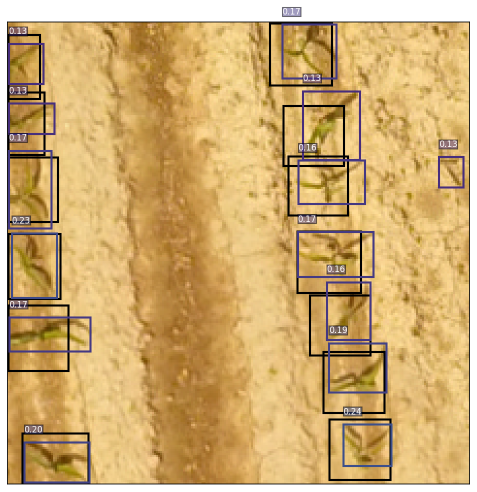
#> input picture PlantPhenomics_template/Plots/OWLv2_Best/seedling_SAGIT22_C_4175_2022_05_27-68-45.tif_owlv2-base-patch16-ensemble.png, 953 x 983 px, found by its file name (shown at 1/2 size)
$ python plot_results_OWLv2.py
#> lines starting #> are read from the running program, lines starting #| are printed output that depends on the picture; pictures that were not available may be replaced by others from this repository, and a replacement may not be noted
import matplotlib.pyplot as plt
import matplotlib.cm as cm
import matplotlib.colors as mcolors
from PIL import Image

# Assuming you have already created your subplots and plotted your data
fig, axs = plt.subplots(1, 3, figsize=(15, 5))

png_path = '/mnt/e/PhD/Paper2/plots/OWLv2/best/seedling_SAGIT22_C_4175_2022_05_27-68-45.tif_owlv2-base-patch16-ensemble.png'
image1 = Image.open(png_path)
#> image1 is the input picture: PIL image 953x983 RGBA; mean R, G, B, A 207.6, 172.5, 113, 255
png_path = '/mnt/e/PhD/Paper2/plots/OWLv2/best/seedling_SAGIT22_C_4178_2022_04_29-63-31.tif_owlv2-base-patch16.png'
image2 = Image.open(png_path)
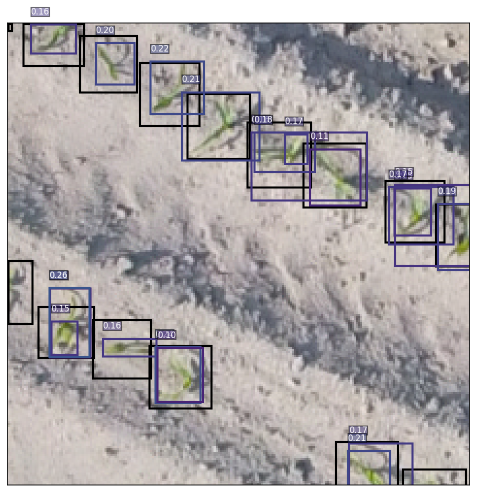
#> input picture PlantPhenomics_template/Plots/OWLv2_Best/seedling_SAGIT22_C_4178_2022_04_29-63-31.tif_owlv2-base-patch16.png, 953 x 985 px, found by its file name (shown at 1/2 size)
#> image2 is the input picture: PIL image 953x985 RGBA; mean R, G, B, A 171.2, 166.1, 166.8, 255
png_path = '/mnt/e/PhD/Paper2/plots/OWLv2/best/seedling_SAGIT22_C_4178_2022_05_10-80-53.tif_owlv2-large-patch14.png'
image3 = Image.open(png_path)
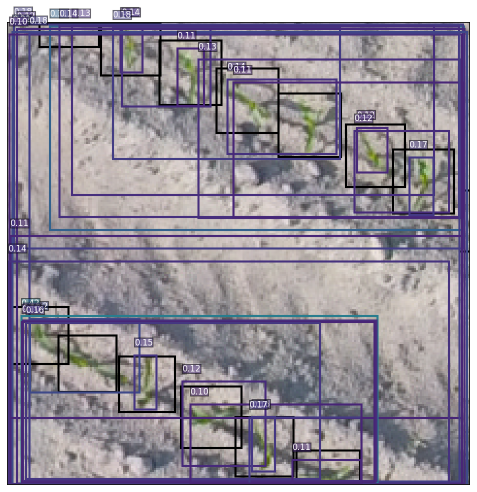
#> input picture PlantPhenomics_template/Plots/OWLv2_Best/aerial view of maize seedlings_SAGIT22_C_4178_2022_04_29-27-50.tif_owlv2-base-patch16.png, 953 x 984 px, given in place of _SAGIT22_C_4178_2022_05_10-80-53.tif_owlv2-large-patch14.png, which was not available (shown at 1/2 size)
#> image3 is the input picture: PIL image 953x984 RGBA; mean R, G, B, A 150.8, 144.5, 155.5, 255

# Plot your data
axs[0].imshow(image1)
axs[0].axis('off')  # Hide the axes
axs[1].imshow(image2)
axs[1].axis('off')  # Hide the axes
axs[2].imshow(image3)
axs[2].axis('off')  # Hide the axes

# Create a ScalarMappable for the colorbar
norm = mcolors.Normalize(vmin=0, vmax=1)  # Adjust vmin and vmax as needed
sm = plt.cm.ScalarMappable(cmap=cm.viridis, norm=norm)
sm.set_array([])

# Adjust subplot parameters to minimize white space
plt.subplots_adjust(left=0.01, right=0.87, bottom=0.01, top=0.99, wspace=0.02)

# Add colorbar to the right of the subplots
cbar_ax = fig.add_axes([0.89, 0.1, 0.02, 0.8])  # [left, bottom, width, height]
cbar = fig.colorbar(sm, cax=cbar_ax)
cbar.set_label('Score')

plt.show()
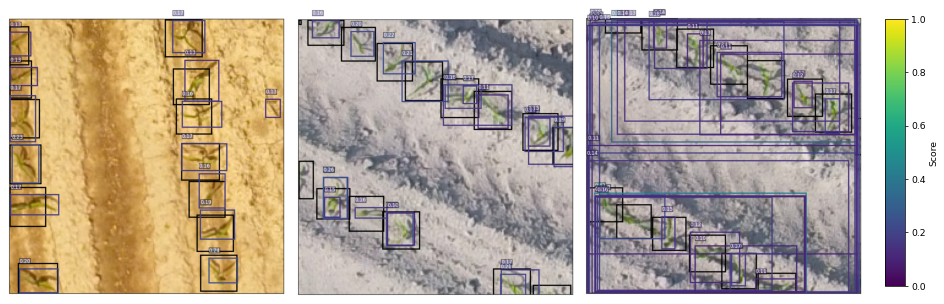
#> figure drawn by matplotlib, 4 panels
